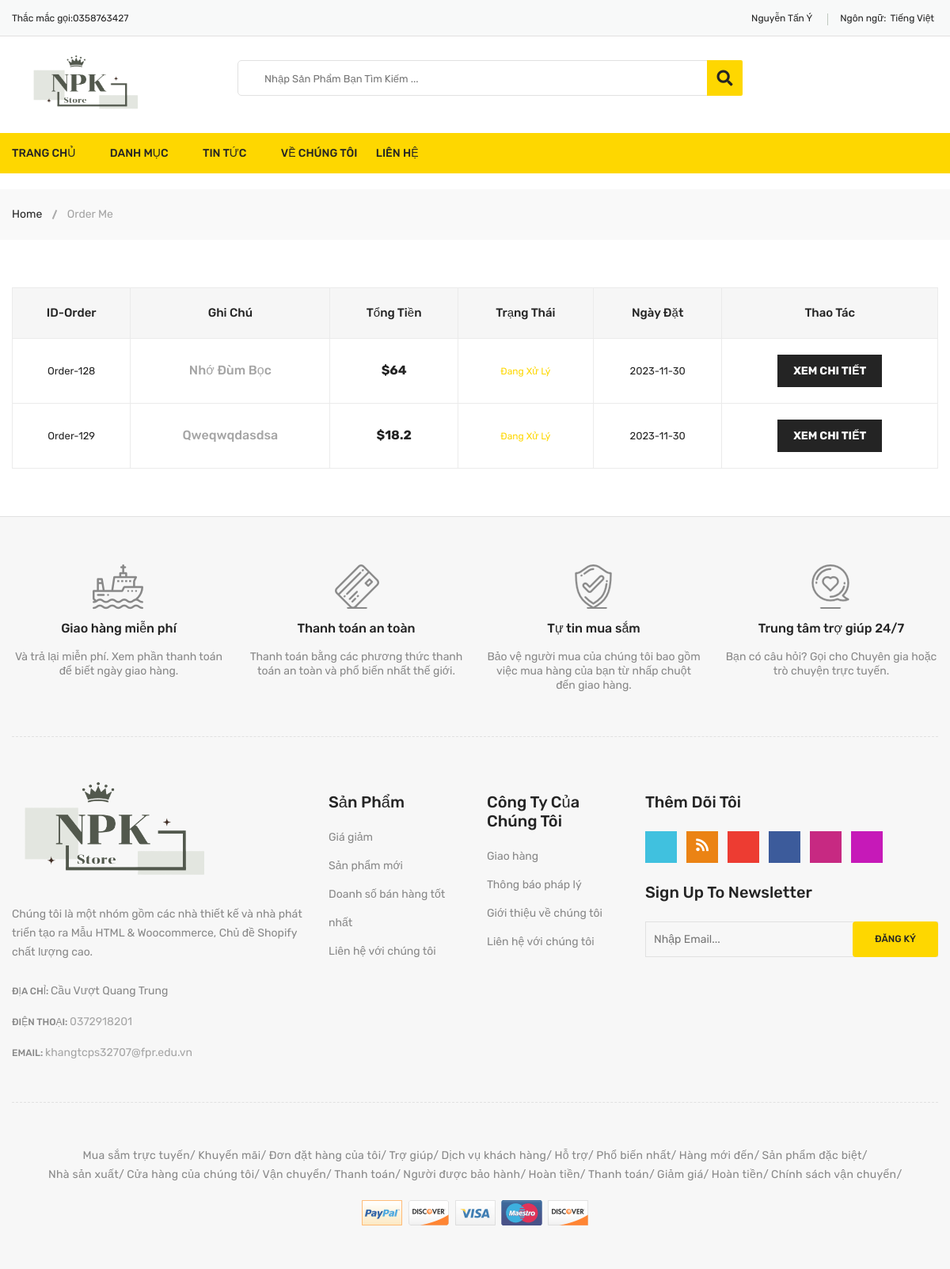
The page /?op=orderMe (signed in) on the database its author committed.
### tables this page shows
CREATE TABLE `orders` (
  `order_id` int(123) NOT NULL,
  `order_total` double(10,2) NOT NULL,
  `order_pay` varchar(15) NOT NULL,
  `order_note` varchar(299) NOT NULL DEFAULT 'Không có ghi chú',
  `order_status` varchar(30) NOT NULL DEFAULT 'Đang xử lý',
  `account_id` int(123) NOT NULL,
  `time_reg` date NOT NULL DEFAULT current_timestamp()
);

### public/model/connect.php (called while the page is built, shortened)
<?php
    class dao_con {
        function conn_db() {
            $sqlServer = "mysql:host=localhost; dbname=aaaduan1";
            $username = "root";
            $password = "";
            try {
                $conn = new PDO($sqlServer, $username, $password);
                $conn->setAttribute(PDO::ATTR_ERRMODE, PDO::ERRMODE_EXCEPTION);
            } catch(PDOException $e) {
                echo 'Ket noi database that bai vi ' . $e->getMessage();
            }
            return $conn;
        }
        function conn_show_all($sql) {
            $conn = $this->conn_db();
            $sqlBindParam = array_slice(func_get_args(), 1);
            try {
                $stmt = $conn->prepare($sql);
                $stmt->execute($sqlBindParam);
                $ketqua = $stmt->fetchAll();
                return $ketqua;
            } catch (PDOException $e) {
                throw $e;
            } finally {
                unset($conn);
            }
        }
    }
?>

### public/model/order.php (called while the page is built, shortened)
<?php
    if (file_exists('model/connect.php')) {
        require "model/connect.php";
    }
    class order_lass extends dao_con {
        public function show_order() {
            $sql = "SELECT * FROM orders WHERE account_id = ?";
            return $this->conn_show_all($sql, $_SESSION['x_user']['account_id']);
        }
    }
?>

### public/view/orderMe.php (the view, shortened to what this page needs)
<div class="breadcrumb-area">
    <div class="container">
        <div class="breadcrumb-content">
            <ul>
                <li><a href="index.php">Home</a></li>
                <li class="active">Order Me</li>
            </ul>
        </div>
    </div>
</div>
<div class="wishlist-area pt-60 pb-60">
    <div class="container">
        <div class="row">
            <div class="col-12">
                <div class="table-content table-responsive">
                    <table class="table">
                        <thead>
                            <tr>
                                <th class="li-product-thumbnail">ID-Order</th>
                                <th class="cart-product-name">Ghi Chú</th>
                                <th class="li-product-price">Tổng Tiền</th>
                                <th class="li-product-stock-status">Trạng Thái</th>
                                <th class="li-product-stock-status">Ngày Đặt</th>
                                <th class="li-product-add-cart">Thao Tác</th>
                            </tr>
                        </thead>
                        <tbody>
                            <?php
                                foreach($results as $items) {
                                    extract($items);
                                    echo '
                                        <tr>
                                            <input type="hidden" value="'. $order_id .'" id="order-id-up">
                                            <input type="hidden" value="'. $order_status .'" id="order-status-up">
                                            <td class="li-product-thumbnail">Order-'. $order_id .'</td>
                                            <td class="li-product-name"><a href="#">'. $order_note .'</a></td>
                                            <td class="li-product-price"><span class="amount">$'. $order_total .'</span></td>
                                            ';
                                                if($order_status == 'Đã hủy') {
                                                    echo '<td class="li-product-stock-status"><span class="out-stock">'. $order_status .'</span></td>';
                                                } else {
                                                    echo '<td class="li-product-stock-status"><span class="in-stock">'. $order_status .'</span></td>';
                                                }
                                            echo '
                                            <td class="li-product-stock-status">'. $time_reg .'</td>
                                            <td class="li-product-add-cart"><a class="seen-details-order" style="cursor: pointer;">Xem Chi tiết</a></td>
                                        </tr>
                                    ';
                                }
                            ?>
                        </tbody>
                    </table>
                </div>
            </div>
        </div>
    </div>
</div>

### rows shown on the page
orders: order_id "128", order_note "Nhớ Đùm Bọc", order_total "64", order_status "Đang Xử Lý", time_reg "2023-11-30"
orders: order_id "129", order_note "Qweqwqdasdsa", order_total "18.2", order_status "Đang Xử Lý", time_reg "2023-11-30"

### other values the page prints
$_SESSION['x_user']['account_fullName'] "Nguyễn Tấn Ý"
